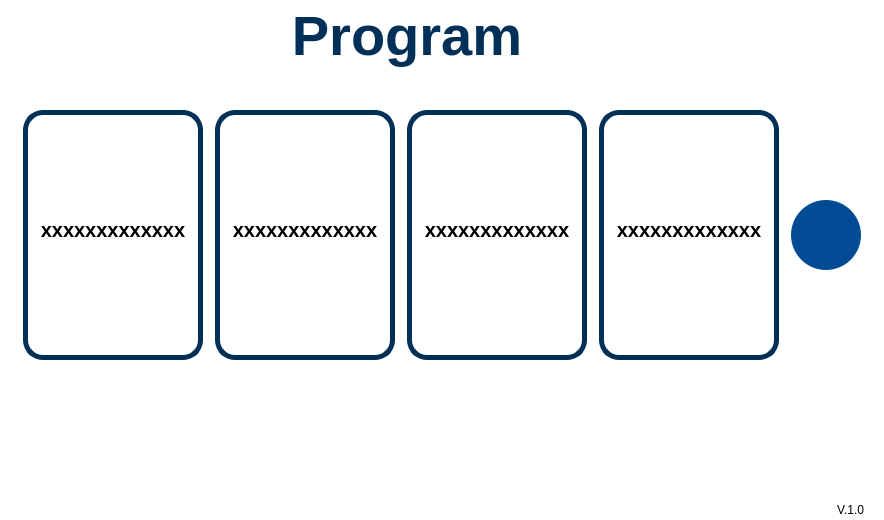
<?xml version="1.0" encoding="UTF-8"?>
<ui version="4.0">
 <class>Screen01Home</class>
 <widget class="QMainWindow" name="Screen01Home">
  <property name="geometry">
   <rect>
    <x>0</x>
    <y>0</y>
    <width>884</width>
    <height>520</height>
   </rect>
  </property>
  <property name="minimumSize">
   <size>
    <width>884</width>
    <height>520</height>
   </size>
  </property>
  <property name="maximumSize">
   <size>
    <width>884</width>
    <height>520</height>
   </size>
  </property>
  <property name="font">
   <font>
    <family>Poppins</family>
   </font>
  </property>
  <property name="windowTitle">
   <string>Control Panel</string>
  </property>
  <property name="styleSheet">
   <string notr="true">QMainWindow#Screen01Home {
    background-color: rgb(255, 255, 255);
    font-family: 'Poppins', 'Noto Sans Thai';
}

/* Program selection cards */
QToolButton#obtn_program_1_standard,
QToolButton#obtn_program_2_short,
QToolButton#obtn_program_3_intensive,
QToolButton#obtn_program_4_rapid {
    background-color: white;
    border: 5px solid #003057;
    border-radius: 20px;
    color: black;
    font-family: &quot;Poppins&quot;, &quot;Noto Sans Thai&quot;;
    font-size: 20px;
    font-weight: bold;
    text-align: bottom;
    padding-top: 10px;
    padding-bottom: 20px;
}
QToolButton#obtn_program_1_standard:hover,
QToolButton#obtn_program_2_short:hover,
QToolButton#obtn_program_3_intensive:hover,
QToolButton#obtn_program_4_rapid:hover {
    background-color: #F0F4F8;
    border-color: #004B93;
}

QToolButton#obtn_program_1_standard:pressed,
QToolButton#obtn_program_2_short:pressed,
QToolButton#obtn_program_3_intensive:pressed,
QToolButton#obtn_program_4_rapid:pressed {
    background-color: #e0e0e0;
}

/* Navigation button (circular) */
QToolButton#obtn_next_program {
    background-color: #004B93;
    border: none;
    border-radius: 35px;
    color: white;
}
QToolButton#obtn_next_program:hover {
    background-color: #005BB0;
}

QToolButton#obtn_next_program:pressed {
    background-color: #003A72;
}


QLabel#olbl_program {
    color: #003057;
    font-size: 56px;
    font-weight: bold;
    font-family: 'Poppins', 'Noto Sans Thai';
}

QLabel#olbl_version {
    color: #000000;
    font-family: 'Poppins', 'Noto Sans Thai';
}
</string>
  </property>
  <widget class="QWidget" name="centralwidget">
   <layout class="QHBoxLayout" name="horizontalLayout">
    <property name="spacing">
     <number>0</number>
    </property>
    <property name="leftMargin">
     <number>0</number>
    </property>
    <property name="topMargin">
     <number>0</number>
    </property>
    <property name="rightMargin">
     <number>0</number>
    </property>
    <property name="bottomMargin">
     <number>0</number>
    </property>
    <item>
     <layout class="QVBoxLayout" name="mainContentLayout" stretch="0,0,0,0,0,0">
      <property name="leftMargin">
       <number>20</number>
      </property>
      <property name="topMargin">
       <number>0</number>
      </property>
      <property name="rightMargin">
       <number>20</number>
      </property>
      <item>
       <layout class="QHBoxLayout" name="horizontalLayout_2">
        <property name="spacing">
         <number>12</number>
        </property>
        <property name="topMargin">
         <number>0</number>
        </property>
        <item>
         <widget class="QLabel" name="olbl_program">
          <property name="minimumSize">
           <size>
            <width>0</width>
            <height>70</height>
           </size>
          </property>
          <property name="maximumSize">
           <size>
            <width>16777215</width>
            <height>70</height>
           </size>
          </property>
          <property name="text">
           <string>Program</string>
          </property>
          <property name="alignment">
           <set>Qt::AlignCenter</set>
          </property>
         </widget>
        </item>
        <item>
         <spacer name="horizontalSpacer">
          <property name="orientation">
           <enum>Qt::Horizontal</enum>
          </property>
          <property name="sizeType">
           <enum>QSizePolicy::Fixed</enum>
          </property>
          <property name="sizeHint" stdset="0">
           <size>
            <width>70</width>
            <height>20</height>
           </size>
          </property>
         </spacer>
        </item>
       </layout>
      </item>
      <item>
       <spacer name="verticalSpacer_3">
        <property name="orientation">
         <enum>Qt::Vertical</enum>
        </property>
        <property name="sizeHint" stdset="0">
         <size>
          <width>20</width>
          <height>40</height>
         </size>
        </property>
       </spacer>
      </item>
      <item>
       <layout class="QHBoxLayout" name="contentBodyLayout">
        <property name="spacing">
         <number>0</number>
        </property>
        <item>
         <layout class="QHBoxLayout" name="buttons_layout">
          <property name="spacing">
           <number>12</number>
          </property>
          <item>
           <widget class="QToolButton" name="obtn_program_1_standard">
            <property name="minimumSize">
             <size>
              <width>180</width>
              <height>250</height>
             </size>
            </property>
            <property name="maximumSize">
             <size>
              <width>180</width>
              <height>250</height>
             </size>
            </property>
            <property name="text">
             <string>xxxxxxxxxxxxx</string>
            </property>
            <property name="icon">
             <iconset resource="../../assets/resources.qrc">
              <normaloff>:/images/time-management.png</normaloff>:/images/time-management.png</iconset>
            </property>
            <property name="iconSize">
             <size>
              <width>100</width>
              <height>100</height>
             </size>
            </property>
            <property name="toolButtonStyle">
             <enum>Qt::ToolButtonTextUnderIcon</enum>
            </property>
           </widget>
          </item>
          <item>
           <widget class="QToolButton" name="obtn_program_2_short">
            <property name="minimumSize">
             <size>
              <width>180</width>
              <height>250</height>
             </size>
            </property>
            <property name="maximumSize">
             <size>
              <width>180</width>
              <height>250</height>
             </size>
            </property>
            <property name="text">
             <string>xxxxxxxxxxxxx</string>
            </property>
            <property name="icon">
             <iconset resource="../../assets/resources.qrc">
              <normaloff>:/images/time.png</normaloff>:/images/time.png</iconset>
            </property>
            <property name="iconSize">
             <size>
              <width>100</width>
              <height>100</height>
             </size>
            </property>
            <property name="toolButtonStyle">
             <enum>Qt::ToolButtonTextUnderIcon</enum>
            </property>
           </widget>
          </item>
          <item>
           <widget class="QToolButton" name="obtn_program_3_intensive">
            <property name="minimumSize">
             <size>
              <width>180</width>
              <height>250</height>
             </size>
            </property>
            <property name="maximumSize">
             <size>
              <width>180</width>
              <height>250</height>
             </size>
            </property>
            <property name="text">
             <string>xxxxxxxxxxxxx</string>
            </property>
            <property name="icon">
             <iconset resource="../../assets/resources.qrc">
              <normaloff>:/images/real-time.png</normaloff>:/images/real-time.png</iconset>
            </property>
            <property name="iconSize">
             <size>
              <width>100</width>
              <height>100</height>
             </size>
            </property>
            <property name="toolButtonStyle">
             <enum>Qt::ToolButtonTextUnderIcon</enum>
            </property>
           </widget>
          </item>
          <item>
           <widget class="QToolButton" name="obtn_program_4_rapid">
            <property name="minimumSize">
             <size>
              <width>180</width>
              <height>250</height>
             </size>
            </property>
            <property name="maximumSize">
             <size>
              <width>180</width>
              <height>250</height>
             </size>
            </property>
            <property name="text">
             <string>xxxxxxxxxxxxx</string>
            </property>
            <property name="icon">
             <iconset resource="../../assets/resources.qrc">
              <normaloff>:/images/stopwatch.png</normaloff>:/images/stopwatch.png</iconset>
            </property>
            <property name="iconSize">
             <size>
              <width>100</width>
              <height>100</height>
             </size>
            </property>
            <property name="toolButtonStyle">
             <enum>Qt::ToolButtonTextUnderIcon</enum>
            </property>
           </widget>
          </item>
          <item>
           <widget class="QToolButton" name="obtn_next_program">
            <property name="minimumSize">
             <size>
              <width>70</width>
              <height>70</height>
             </size>
            </property>
            <property name="maximumSize">
             <size>
              <width>70</width>
              <height>70</height>
             </size>
            </property>
            <property name="text">
             <string/>
            </property>
            <property name="icon">
             <iconset resource="../../assets/resources.qrc">
              <normaloff>:/icon/chevron-right.svg</normaloff>:/icon/chevron-right.svg</iconset>
            </property>
            <property name="iconSize">
             <size>
              <width>50</width>
              <height>50</height>
             </size>
            </property>
           </widget>
          </item>
         </layout>
        </item>
       </layout>
      </item>
      <item>
       <spacer name="verticalSpacer_2">
        <property name="orientation">
         <enum>Qt::Vertical</enum>
        </property>
        <property name="sizeHint" stdset="0">
         <size>
          <width>20</width>
          <height>40</height>
         </size>
        </property>
       </spacer>
      </item>
      <item>
       <widget class="DoorPanelHorizonWidget" name="door_panel_horizon_widget" native="true">
        <property name="minimumSize">
         <size>
          <width>0</width>
          <height>100</height>
         </size>
        </property>
        <property name="maximumSize">
         <size>
          <width>16777215</width>
          <height>100</height>
         </size>
        </property>
       </widget>
      </item>
      <item>
       <widget class="QLabel" name="olbl_version">
        <property name="minimumSize">
         <size>
          <width>0</width>
          <height>20</height>
         </size>
        </property>
        <property name="maximumSize">
         <size>
          <width>16777215</width>
          <height>20</height>
         </size>
        </property>
        <property name="text">
         <string>V.1.0</string>
        </property>
        <property name="alignment">
         <set>Qt::AlignRight|Qt::AlignTrailing|Qt::AlignVCenter</set>
        </property>
       </widget>
      </item>
     </layout>
    </item>
   </layout>
  </widget>
 </widget>
 <customwidgets>
  <customwidget>
   <class>DoorPanelHorizonWidget</class>
   <extends>QWidget</extends>
   <header>ui/widgets/door_panel_horizon_widget</header>
  </customwidget>
 </customwidgets>
 <resources>
  <include location="../../assets/resources.qrc"/>
 </resources>
 <connections/>
</ui>
